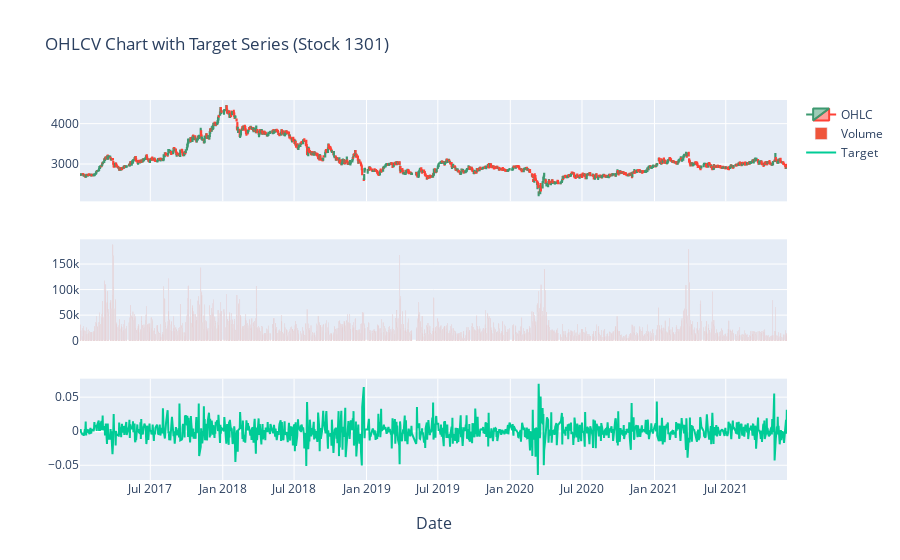
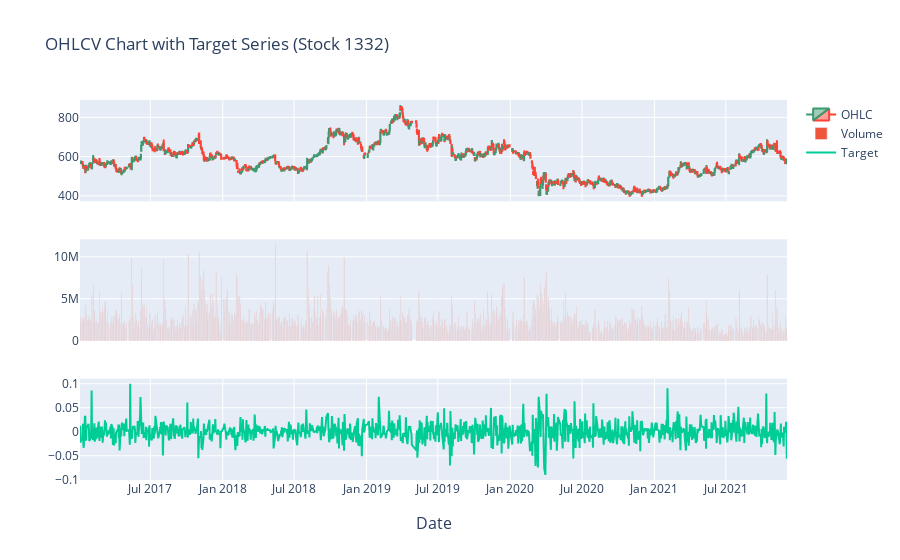
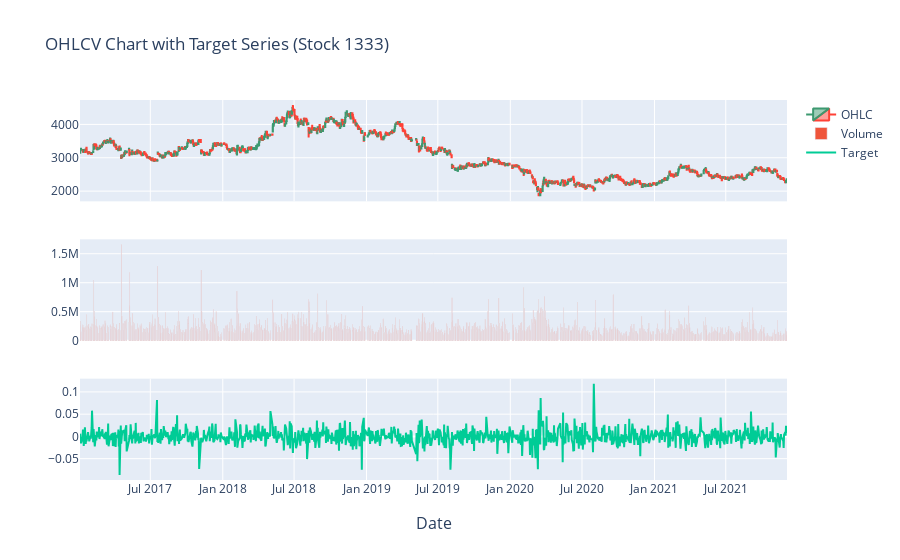

Notebook cell for these charts, in order:
### Code cell
for stock_code in df_prices['SecuritiesCode'].unique()[:3]:
    plot_candle_with_target(stock_code)

### Figure 1 — Plotly figure (JSON) as saved in the notebook; plotly's stock layout.template omitted (floating-point values rounded to 4 significant figures; data arrays with more than 128 entries replaced by an {"elided": "..."} marker saying what was removed)
{"data": [{"close": {"elided": "1202 int values"}, "high": {"elided": "1202 int values"}, "low": {"elided": "1202 int values"}, "name": "OHLC", "open": {"elided": "1202 int values"}, "type": "candlestick", "visible": true, "x": {"elided": "1202 str values"}, "xaxis": "x", "yaxis": "y"}, {"name": "Volume", "type": "bar", "visible": true, "x": {"elided": "1202 str values"}, "xaxis": "x2", "y": {"elided": "1202 int values"}, "yaxis": "y2"}, {"name": "Target", "type": "scatter", "x": {"elided": "1202 str values"}, "xaxis": "x3", "y": {"elided": "1202 float values"}, "yaxis": "y3"}], "layout": {"annotations": [{"font": {"size": 16}, "showarrow": false, "text": "Date", "x": 0.5, "xanchor": "center", "xref": "paper", "y": 0, "yanchor": "top", "yref": "paper", "yshift": -30}], "autosize": true, "title": {"text": "OHLCV Chart with Target Series (Stock 1301)"}, "xaxis": {"anchor": "y", "autorange": true, "domain": [0, 1], "matches": "x3", "range": ["2017-01-03 12:00", "2021-12-03 12:00"], "rangeslider": {"visible": false, "yaxis": {}}, "showticklabels": false, "type": "date"}, "xaxis2": {"anchor": "y2", "autorange": true, "domain": [0, 1], "matches": "x3", "range": ["2017-01-03 12:00", "2021-12-03 12:00"], "showticklabels": false, "type": "date"}, "xaxis3": {"anchor": "y3", "autorange": true, "domain": [0, 1], "range": ["2017-01-03 12:00", "2021-12-03 12:00"], "type": "date"}, "yaxis": {"anchor": "x", "autorange": true, "domain": [0.7333, 1], "range": [2077.0, 4585.0]}, "yaxis2": {"anchor": "x2", "autorange": true, "domain": [0.3667, 0.6333], "range": [0, 198400.0], "type": "linear"}, "yaxis3": {"anchor": "x3", "autorange": true, "domain": [0, 0.2667], "range": [-0.07162, 0.07712], "type": "linear"}}}

### Figure 2 — Plotly figure (JSON) as saved in the notebook; plotly's stock layout.template omitted (floating-point values rounded to 4 significant figures; data arrays with more than 128 entries replaced by an {"elided": "..."} marker saying what was removed)
{"data": [{"close": {"elided": "1202 int values"}, "high": {"elided": "1202 int values"}, "low": {"elided": "1202 int values"}, "name": "OHLC", "open": {"elided": "1202 int values"}, "type": "candlestick", "x": {"elided": "1202 str values"}, "xaxis": "x", "yaxis": "y"}, {"name": "Volume", "type": "bar", "x": {"elided": "1202 str values"}, "xaxis": "x2", "y": {"elided": "1202 int values"}, "yaxis": "y2"}, {"name": "Target", "type": "scatter", "x": {"elided": "1202 str values"}, "xaxis": "x3", "y": {"elided": "1202 float values"}, "yaxis": "y3"}], "layout": {"annotations": [{"font": {"size": 16}, "showarrow": false, "text": "Date", "x": 0.5, "xanchor": "center", "xref": "paper", "y": 0, "yanchor": "top", "yref": "paper", "yshift": -30}], "autosize": true, "title": {"text": "OHLCV Chart with Target Series (Stock 1332)"}, "xaxis": {"anchor": "y", "autorange": true, "domain": [0, 1], "matches": "x3", "range": ["2017-01-03 12:00", "2021-12-03 12:00"], "rangeslider": {"visible": false, "yaxis": {}}, "showticklabels": false, "type": "date"}, "xaxis2": {"anchor": "y2", "autorange": true, "domain": [0, 1], "matches": "x3", "range": ["2017-01-03 12:00", "2021-12-03 12:00"], "showticklabels": false, "type": "date"}, "xaxis3": {"anchor": "y3", "autorange": true, "domain": [0, 1], "range": ["2017-01-03 12:00", "2021-12-03 12:00"], "type": "date"}, "yaxis": {"anchor": "x", "autorange": true, "domain": [0.7333, 1], "range": [372.2, 888.8]}, "yaxis2": {"anchor": "x2", "autorange": true, "domain": [0.3667, 0.6333], "range": [0, 12090000.0], "type": "linear"}, "yaxis3": {"anchor": "x3", "autorange": true, "domain": [0, 0.2667], "range": [-0.1005, 0.1106], "type": "linear"}}}

### Figure 3 — Plotly figure (JSON) as saved in the notebook; plotly's stock layout.template omitted (floating-point values rounded to 4 significant figures; data arrays with more than 128 entries replaced by an {"elided": "..."} marker saying what was removed)
{"data": [{"close": {"elided": "1202 int values"}, "high": {"elided": "1202 int values"}, "low": {"elided": "1202 int values"}, "name": "OHLC", "open": {"elided": "1202 int values"}, "type": "candlestick", "x": {"elided": "1202 str values"}, "xaxis": "x", "yaxis": "y"}, {"name": "Volume", "type": "bar", "x": {"elided": "1202 str values"}, "xaxis": "x2", "y": {"elided": "1202 int values"}, "yaxis": "y2"}, {"name": "Target", "type": "scatter", "x": {"elided": "1202 str values"}, "xaxis": "x3", "y": {"elided": "1202 float values"}, "yaxis": "y3"}], "layout": {"annotations": [{"font": {"size": 16}, "showarrow": false, "text": "Date", "x": 0.5, "xanchor": "center", "xref": "paper", "y": 0, "yanchor": "top", "yref": "paper", "yshift": -30}], "autosize": true, "title": {"text": "OHLCV Chart with Target Series (Stock 1333)"}, "xaxis": {"anchor": "y", "autorange": true, "domain": [0, 1], "matches": "x3", "range": ["2017-01-03 12:00", "2021-12-03 12:00"], "rangeslider": {"visible": false, "yaxis": {}}, "showticklabels": false, "type": "date"}, "xaxis2": {"anchor": "y2", "autorange": true, "domain": [0, 1], "matches": "x3", "range": ["2017-01-03 12:00", "2021-12-03 12:00"], "showticklabels": false, "type": "date"}, "xaxis3": {"anchor": "y3", "autorange": true, "domain": [0, 1], "range": ["2017-01-03 12:00", "2021-12-03 12:00"], "type": "date"}, "yaxis": {"anchor": "x", "autorange": true, "domain": [0.7333, 1], "range": [1694.0, 4732.0]}, "yaxis2": {"anchor": "x2", "autorange": true, "domain": [0.3667, 0.6333], "range": [0, 1749000.0], "type": "linear"}, "yaxis3": {"anchor": "x3", "autorange": true, "domain": [0, 0.2667], "range": [-0.09798, 0.1298], "type": "linear"}}}
